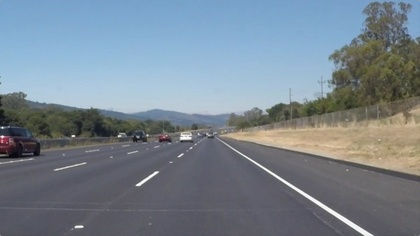
%> input picture 3 Laplacian and Unsharp/lane.jpeg, 420 x 236 px, shrunk from 960 x 540 before the run
$ octave sobel.m   (GNU Octave 9; MATLAB toolbox functions it lacks are replaced by stand-ins)
%> lines starting %> are read from the running program, lines starting %| are printed output that depends on the picture
clear
clc

name='lane.jpeg';
myimage=double(rgb2gray(imread(name)));
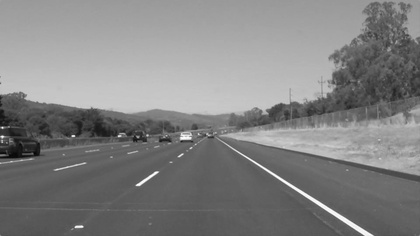
%> myimage: size 236x420 double; min 4, max 255, mean 130.1
figure(1)
imshow(myimage, [0 255]);

figure(2)
imshow(mysobel(myimage),[0 255])

%figure(3)
%BW1 = edge(myimage,'Sobel');
%imshow(BW1)

function y=mysobel(myimage)
    Gx = [-1 0 1;%gradient in x direction
          -2 0 2;
          -1 0 1];
    Gy = [-1 -2 -1;%gradient in y direction
           0  0  0;
           1  2  1];
    [row,col]=size(myimage);
%> row = 236; col = 420
    mag=zeros(row,col);%gradient magnitude image init
    for i=2:row-1%ignore border
        for j=2:col-1%ignore border
            Sx=sum(sum(Gx.*myimage(i-1:i+1,j-1:j+1)));
            Sy=sum(sum(Gy.*myimage(i-1:i+1,j-1:j+1)));
            mag(i,j)=sqrt(Sx.^2+Sy.^2);%gradiant magnitude image
        end
    end
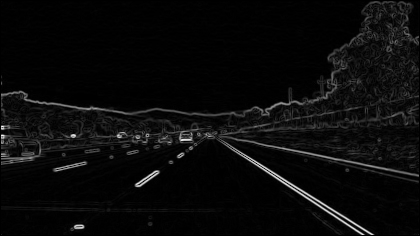
%> mag: size 236x420 double; min 0, max 734, mean 31.6; drawn with min black and max white
    threshold=255*.9;%threshold
    outputimage=zeros(row,col);%output image init
    %%{
    for i=1:row
        for j= 1:col
            if mag(i,j)>threshold
                outputimage(i,j)=mag(i,j);%if over threshold keep
            else
                outputimage(i,j)=0;%else throw away
            end
        end
    end
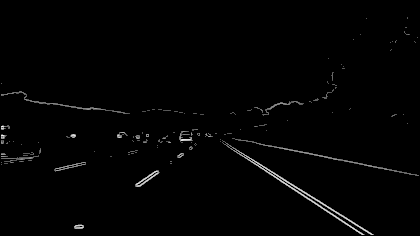
%> outputimage: size 236x420 double; min 0, max 734, mean 8.5; drawn with min black and max white
%> `imshow(mysobel(myimage),[0 255])`:
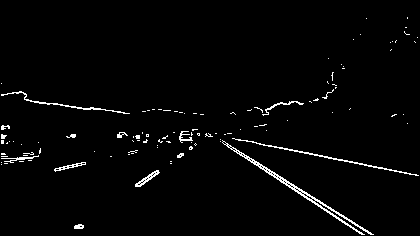
%> displayed picture: size 236x420, on the screen's scale of 0 to 255; min 0, max 255, mean 5.7
    %}
    y=outputimage;%output image after threshold
    %y=mag;
end

$ run again, with 3 Laplacian and Unsharp/flower.pgm saved as 3 Laplacian and Unsharp/lane.jpeg
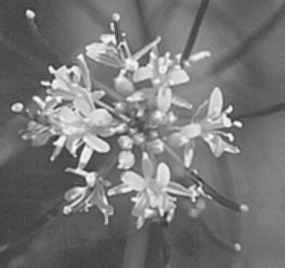
%> input picture 3 Laplacian and Unsharp/flower.pgm, 285 x 268 px
%> after the loop in mysobel, `for i=2:row-1`:
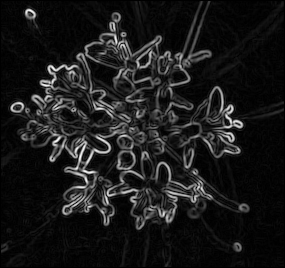
%> mag: size 268x285 double; min 0, max 569.3, mean 57.5; drawn with min black and max white
%> `imshow(mysobel(myimage),[0 255])`:
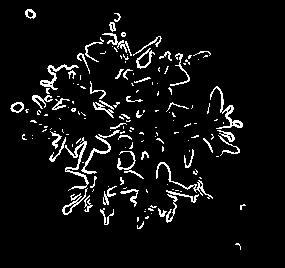
%> displayed picture: size 268x285, on the screen's scale of 0 to 255; min 0, max 255, mean 15.7
